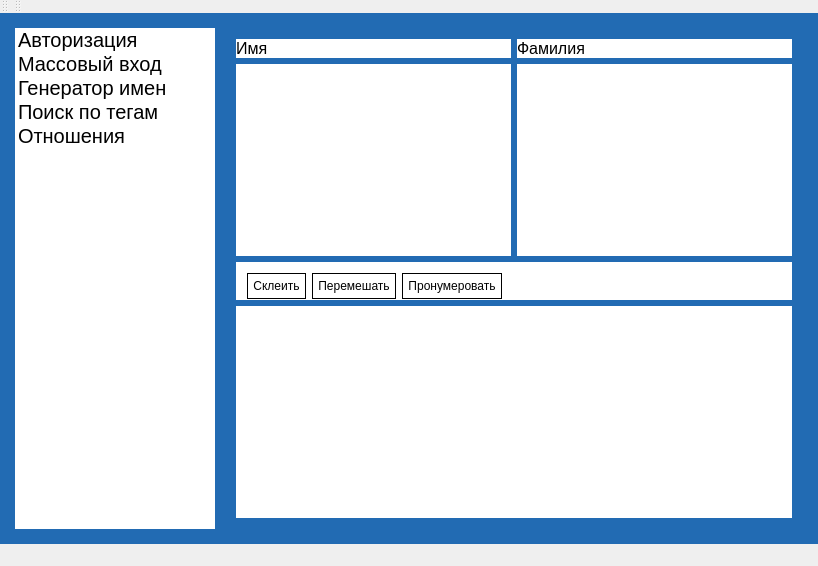
<?xml version="1.0" encoding="UTF-8"?>
<ui version="4.0">
 <class>InstaTools</class>
 <widget class="QMainWindow" name="InstaTools">
  <property name="geometry">
   <rect>
    <x>0</x>
    <y>0</y>
    <width>818</width>
    <height>566</height>
   </rect>
  </property>
  <property name="windowTitle">
   <string>InstaTools</string>
  </property>
  <property name="styleSheet">
   <string notr="true">QWidget
{
	border: 0px solid black;
}
QStackedWidget
{
	border: 0px solid black;
	color: rgb(0, 0, 0);
	background-color: rgba(255, 255, 255, 1.0);
}
QListWidget
{
	border: 0px solid black;
	color: rgb(0, 0, 0);
	background-color: rgba(255, 255, 255, 1.0);
}
QPlainTextEdit
{
	border: 0px solid black;
	color: rgb(0, 0, 0);
	background-color: rgba(255, 255, 255, 1.0);
}
QLineEdit
{
	padding: 5px;
	color: rgb(0, 0, 0);
	background-color: rgba(255, 255, 255, 1.0);
}
QLineEdit:focus
{
	border: 1px solid black;
}
QPushButton
{
	padding: 5px;
	border: 1px solid black;
	color: rgb(0, 0, 0);
	background-color: rgba(255, 255, 255, 1.0);
}
QPushButton:hover
{
	border: 2px solid black;
	background-color: rgba(34,107,179, 1.0);
	color: rgb(0, 0, 0);
}
QScrollBar:vertical {

  border-color: rgb(227, 227, 227);
  border-width: 1px;
  border-style: solid;

  background-color: rgb(240, 240, 240);
  width: 15px;
  margin: 21px 0 21px 0;
}

QScrollBar::handle:vertical {

  background-color: rgb(200, 200, 200);
  min-height: 25px;

}

 QScrollBar::add-line:vertical {
    border: 1px solid grey;
  background-color: rgb(241, 241, 241);
    height: 20px;
    subcontrol-position: bottom;
    subcontrol-origin: margin;
}

QScrollBar::sub-line:vertical {
    border: 1px solid grey;
    background-color: rgb(241, 241, 241);
    height: 20px;
    subcontrol-position: top;
    subcontrol-origin: margin;
}


  QScrollBar::add-page:vertical, QScrollBar::sub-page:vertical {
      background: none;
  }</string>
  </property>
  <widget class="QWidget" name="centralWidget">
   <property name="styleSheet">
    <string notr="true">background-color: rgb(34,107,179);</string>
   </property>
   <layout class="QHBoxLayout" name="horizontalLayout_2" stretch="0,3">
    <property name="spacing">
     <number>10</number>
    </property>
    <property name="leftMargin">
     <number>15</number>
    </property>
    <property name="topMargin">
     <number>15</number>
    </property>
    <property name="rightMargin">
     <number>15</number>
    </property>
    <property name="bottomMargin">
     <number>15</number>
    </property>
    <item>
     <widget class="QListWidget" name="lMenu">
      <property name="minimumSize">
       <size>
        <width>200</width>
        <height>0</height>
       </size>
      </property>
      <property name="maximumSize">
       <size>
        <width>200</width>
        <height>16777215</height>
       </size>
      </property>
      <property name="styleSheet">
       <string notr="true">background-color: rgba(255, 255, 255, 1.0);</string>
      </property>
      <item>
       <property name="text">
        <string>Авторизация</string>
       </property>
       <property name="font">
        <font>
         <pointsize>15</pointsize>
        </font>
       </property>
       <property name="textAlignment">
        <set>AlignLeading|AlignVCenter</set>
       </property>
      </item>
      <item>
       <property name="text">
        <string>Массовый вход</string>
       </property>
       <property name="font">
        <font>
         <pointsize>15</pointsize>
        </font>
       </property>
      </item>
      <item>
       <property name="text">
        <string>Генератор имен</string>
       </property>
       <property name="font">
        <font>
         <pointsize>15</pointsize>
        </font>
       </property>
      </item>
      <item>
       <property name="text">
        <string>Поиск по тегам</string>
       </property>
       <property name="font">
        <font>
         <pointsize>15</pointsize>
        </font>
       </property>
       <property name="textAlignment">
        <set>AlignLeading|AlignVCenter</set>
       </property>
      </item>
      <item>
       <property name="text">
        <string>Отношения</string>
       </property>
       <property name="font">
        <font>
         <pointsize>15</pointsize>
        </font>
       </property>
      </item>
     </widget>
    </item>
    <item>
     <widget class="QStackedWidget" name="swScreens">
      <property name="currentIndex">
       <number>2</number>
      </property>
      <widget class="QWidget" name="authPage">
       <layout class="QVBoxLayout" name="verticalLayout_2">
        <property name="spacing">
         <number>15</number>
        </property>
        <item>
         <spacer name="verticalSpacer">
          <property name="orientation">
           <enum>Qt::Vertical</enum>
          </property>
          <property name="sizeHint" stdset="0">
           <size>
            <width>20</width>
            <height>40</height>
           </size>
          </property>
         </spacer>
        </item>
        <item>
         <widget class="QWidget" name="verticalWidget" native="true">
          <property name="styleSheet">
           <string notr="true">background-color: rgba(255, 255, 255, 1.0);</string>
          </property>
          <layout class="QVBoxLayout" name="verticalLayout_4">
           <property name="leftMargin">
            <number>10</number>
           </property>
           <property name="topMargin">
            <number>10</number>
           </property>
           <property name="rightMargin">
            <number>10</number>
           </property>
           <property name="bottomMargin">
            <number>10</number>
           </property>
           <item>
            <widget class="QLabel" name="lAuthStatus1">
             <property name="font">
              <font>
               <pointsize>12</pointsize>
              </font>
             </property>
             <property name="text">
              <string>Войдите в свою учетную запись Instagram</string>
             </property>
             <property name="alignment">
              <set>Qt::AlignCenter</set>
             </property>
            </widget>
           </item>
           <item>
            <widget class="QLabel" name="lAuthStatus2">
             <property name="font">
              <font>
               <pointsize>10</pointsize>
              </font>
             </property>
             <property name="text">
              <string>Вы не авторизованны</string>
             </property>
             <property name="alignment">
              <set>Qt::AlignCenter</set>
             </property>
            </widget>
           </item>
          </layout>
         </widget>
        </item>
        <item>
         <widget class="QWidget" name="horizontalWidget" native="true">
          <property name="styleSheet">
           <string notr="true">background-color: rgba(255, 255, 255, 1.0);</string>
          </property>
          <layout class="QHBoxLayout" name="horizontalLayout" stretch="1,3,1">
           <property name="leftMargin">
            <number>10</number>
           </property>
           <property name="topMargin">
            <number>10</number>
           </property>
           <property name="rightMargin">
            <number>10</number>
           </property>
           <property name="bottomMargin">
            <number>10</number>
           </property>
           <item>
            <spacer name="horizontalSpacer">
             <property name="orientation">
              <enum>Qt::Horizontal</enum>
             </property>
             <property name="sizeHint" stdset="0">
              <size>
               <width>40</width>
               <height>20</height>
              </size>
             </property>
            </spacer>
           </item>
           <item>
            <widget class="QWidget" name="authFormWidget" native="true">
             <property name="minimumSize">
              <size>
               <width>150</width>
               <height>75</height>
              </size>
             </property>
             <property name="maximumSize">
              <size>
               <width>300</width>
               <height>300</height>
              </size>
             </property>
             <layout class="QVBoxLayout" name="verticalLayout_3">
              <property name="rightMargin">
               <number>1</number>
              </property>
              <property name="bottomMargin">
               <number>1</number>
              </property>
              <item>
               <widget class="QLineEdit" name="eLogin">
                <property name="font">
                 <font>
                  <pointsize>12</pointsize>
                 </font>
                </property>
                <property name="inputMask">
                 <string/>
                </property>
                <property name="placeholderText">
                 <string>Instagram username</string>
                </property>
               </widget>
              </item>
              <item>
               <widget class="QLineEdit" name="ePassword">
                <property name="font">
                 <font>
                  <pointsize>12</pointsize>
                 </font>
                </property>
                <property name="placeholderText">
                 <string>Instagram password</string>
                </property>
               </widget>
              </item>
              <item>
               <widget class="QPushButton" name="bAuth">
                <property name="font">
                 <font>
                  <pointsize>12</pointsize>
                 </font>
                </property>
                <property name="text">
                 <string>Войти</string>
                </property>
               </widget>
              </item>
             </layout>
            </widget>
           </item>
           <item>
            <spacer name="horizontalSpacer_2">
             <property name="orientation">
              <enum>Qt::Horizontal</enum>
             </property>
             <property name="sizeHint" stdset="0">
              <size>
               <width>40</width>
               <height>20</height>
              </size>
             </property>
            </spacer>
           </item>
          </layout>
         </widget>
        </item>
        <item>
         <spacer name="verticalSpacer_2">
          <property name="orientation">
           <enum>Qt::Vertical</enum>
          </property>
          <property name="sizeHint" stdset="0">
           <size>
            <width>20</width>
            <height>40</height>
           </size>
          </property>
         </spacer>
        </item>
       </layout>
      </widget>
      <widget class="QWidget" name="massPage">
       <layout class="QVBoxLayout" name="verticalLayout_18">
        <item>
         <layout class="QHBoxLayout" name="horizontalLayout_10">
          <property name="topMargin">
           <number>0</number>
          </property>
          <property name="rightMargin">
           <number>0</number>
          </property>
          <item>
           <layout class="QVBoxLayout" name="verticalLayout_17">
            <item>
             <widget class="QLabel" name="label_8">
              <property name="font">
               <font>
                <pointsize>12</pointsize>
               </font>
              </property>
              <property name="styleSheet">
               <string notr="true">background-color: rgba(255, 255, 255, 1.0);</string>
              </property>
              <property name="text">
               <string>Логин данные</string>
              </property>
             </widget>
            </item>
            <item>
             <widget class="QPlainTextEdit" name="pteLoginDataList">
              <property name="styleSheet">
               <string notr="true">background-color: rgba(255, 255, 255, 1.0);</string>
              </property>
             </widget>
            </item>
           </layout>
          </item>
          <item>
           <layout class="QVBoxLayout" name="verticalLayout_19">
            <property name="rightMargin">
             <number>0</number>
            </property>
            <item>
             <widget class="QLabel" name="label_9">
              <property name="font">
               <font>
                <pointsize>12</pointsize>
               </font>
              </property>
              <property name="styleSheet">
               <string notr="true">background-color: rgba(255, 255, 255, 1.0);</string>
              </property>
              <property name="text">
               <string>Токены</string>
              </property>
             </widget>
            </item>
            <item>
             <widget class="QPlainTextEdit" name="pteTokenList">
              <property name="styleSheet">
               <string notr="true">background-color: rgba(255, 255, 255, 1.0);</string>
              </property>
             </widget>
            </item>
           </layout>
          </item>
         </layout>
        </item>
        <item>
         <widget class="QWidget" name="horizontalWidget_4" native="true">
          <property name="styleSheet">
           <string notr="true">background-color: rgba(255, 255, 255, 1.0);</string>
          </property>
          <layout class="QHBoxLayout" name="horizontalLayout_11">
           <property name="topMargin">
            <number>1</number>
           </property>
           <item>
            <widget class="QPushButton" name="bMassAuth">
             <property name="text">
              <string>Авторизовать список аккаунтов</string>
             </property>
            </widget>
           </item>
           <item>
            <widget class="QPushButton" name="pushButton_2">
             <property name="text">
              <string>PushButton</string>
             </property>
            </widget>
           </item>
          </layout>
         </widget>
        </item>
       </layout>
      </widget>
      <widget class="QWidget" name="genPage">
       <layout class="QVBoxLayout" name="verticalLayout_14">
        <item>
         <layout class="QHBoxLayout" name="horizontalLayout_8">
          <item>
           <layout class="QVBoxLayout" name="verticalLayout_15">
            <property name="rightMargin">
             <number>0</number>
            </property>
            <item>
             <widget class="QLabel" name="label_2">
              <property name="font">
               <font>
                <pointsize>12</pointsize>
               </font>
              </property>
              <property name="styleSheet">
               <string notr="true">background-color: rgba(255, 255, 255, 1.0);</string>
              </property>
              <property name="text">
               <string>Имя</string>
              </property>
             </widget>
            </item>
            <item>
             <widget class="QPlainTextEdit" name="pteListLNames">
              <property name="styleSheet">
               <string notr="true">background-color: rgba(255, 255, 255, 1.0);</string>
              </property>
             </widget>
            </item>
           </layout>
          </item>
          <item>
           <layout class="QVBoxLayout" name="verticalLayout_16">
            <property name="rightMargin">
             <number>0</number>
            </property>
            <item>
             <widget class="QLabel" name="label_7">
              <property name="font">
               <font>
                <pointsize>12</pointsize>
               </font>
              </property>
              <property name="styleSheet">
               <string notr="true">background-color: rgba(255, 255, 255, 1.0);</string>
              </property>
              <property name="text">
               <string>Фамилия</string>
              </property>
             </widget>
            </item>
            <item>
             <widget class="QPlainTextEdit" name="pteListNames">
              <property name="styleSheet">
               <string notr="true">background-color: rgba(255, 255, 255, 1.0);</string>
              </property>
             </widget>
            </item>
           </layout>
          </item>
         </layout>
        </item>
        <item>
         <widget class="QWidget" name="horizontalWidget_3" native="true">
          <property name="styleSheet">
           <string notr="true">background-color: rgba(255, 255, 255, 1.0);</string>
          </property>
          <layout class="QHBoxLayout" name="horizontalLayout_9">
           <property name="bottomMargin">
            <number>1</number>
           </property>
           <item>
            <widget class="QPushButton" name="bAddNameToLName">
             <property name="text">
              <string>Склеить</string>
             </property>
            </widget>
           </item>
           <item>
            <widget class="QPushButton" name="bShuffle">
             <property name="text">
              <string>Перемешать</string>
             </property>
            </widget>
           </item>
           <item>
            <widget class="QPushButton" name="bAddNumeric">
             <property name="text">
              <string>Пронумеровать</string>
             </property>
            </widget>
           </item>
           <item>
            <widget class="QLineEdit" name="eCountNumeric"/>
           </item>
          </layout>
         </widget>
        </item>
        <item>
         <widget class="QPlainTextEdit" name="pteNamesAndLNames">
          <property name="styleSheet">
           <string notr="true">background-color: rgba(255, 255, 255, 1.0);</string>
          </property>
         </widget>
        </item>
       </layout>
      </widget>
      <widget class="QWidget" name="tagsPage">
       <layout class="QVBoxLayout" name="verticalLayout">
        <item>
         <widget class="QLabel" name="label">
          <property name="font">
           <font>
            <pointsize>12</pointsize>
           </font>
          </property>
          <property name="styleSheet">
           <string notr="true">background-color: rgba(255, 255, 255, 1.0);
</string>
          </property>
          <property name="text">
           <string>Введите список тегов для поиска</string>
          </property>
         </widget>
        </item>
        <item>
         <widget class="QPlainTextEdit" name="pteTagsForSearch">
          <property name="styleSheet">
           <string notr="true">background-color: rgba(255, 255, 255, 1.0);</string>
          </property>
         </widget>
        </item>
        <item>
         <widget class="QWidget" name="horizontalWidget" native="true">
          <property name="styleSheet">
           <string notr="true">background-color: rgba(255, 255, 255, 1.0);</string>
          </property>
          <layout class="QHBoxLayout" name="horizontalLayout_3">
           <property name="spacing">
            <number>10</number>
           </property>
           <property name="leftMargin">
            <number>1</number>
           </property>
           <property name="rightMargin">
            <number>1</number>
           </property>
           <property name="bottomMargin">
            <number>1</number>
           </property>
           <item>
            <widget class="QPushButton" name="bReloadHot">
             <property name="font">
              <font>
               <pointsize>12</pointsize>
              </font>
             </property>
             <property name="styleSheet">
              <string notr="true"/>
             </property>
             <property name="text">
              <string>Найти материалы</string>
             </property>
            </widget>
           </item>
           <item>
            <widget class="QLabel" name="lCountTags">
             <property name="font">
              <font>
               <pointsize>10</pointsize>
               <weight>75</weight>
               <bold>true</bold>
              </font>
             </property>
             <property name="text">
              <string>Считано: 0</string>
             </property>
            </widget>
           </item>
           <item>
            <widget class="QLabel" name="lCountMedia">
             <property name="font">
              <font>
               <pointsize>10</pointsize>
               <weight>75</weight>
               <bold>true</bold>
              </font>
             </property>
             <property name="text">
              <string>Загружено: 0</string>
             </property>
            </widget>
           </item>
          </layout>
         </widget>
        </item>
        <item>
         <layout class="QHBoxLayout" name="tagsLayout">
          <item>
           <layout class="QVBoxLayout" name="verticalLayout_5">
            <property name="topMargin">
             <number>5</number>
            </property>
            <property name="rightMargin">
             <number>0</number>
            </property>
            <item>
             <widget class="QLabel" name="lMediaIdsHot">
              <property name="font">
               <font>
                <pointsize>12</pointsize>
               </font>
              </property>
              <property name="styleSheet">
               <string notr="true">background-color: rgba(255, 255, 255, 1.0);</string>
              </property>
              <property name="text">
               <string>Media IDs</string>
              </property>
              <property name="alignment">
               <set>Qt::AlignCenter</set>
              </property>
             </widget>
            </item>
            <item>
             <widget class="QPlainTextEdit" name="pteMediaIdsHot">
              <property name="styleSheet">
               <string notr="true">background-color: rgba(255, 255, 255, 1.0);</string>
              </property>
              <property name="readOnly">
               <bool>true</bool>
              </property>
             </widget>
            </item>
           </layout>
          </item>
          <item>
           <layout class="QVBoxLayout" name="verticalLayout_6">
            <property name="topMargin">
             <number>5</number>
            </property>
            <property name="rightMargin">
             <number>0</number>
            </property>
            <item>
             <widget class="QLabel" name="lUsernamesHot">
              <property name="font">
               <font>
                <pointsize>12</pointsize>
               </font>
              </property>
              <property name="styleSheet">
               <string notr="true">background-color: rgba(255, 255, 255, 1.0);</string>
              </property>
              <property name="text">
               <string>Usernames</string>
              </property>
              <property name="alignment">
               <set>Qt::AlignCenter</set>
              </property>
             </widget>
            </item>
            <item>
             <widget class="QPlainTextEdit" name="pteUsernamesHot">
              <property name="styleSheet">
               <string notr="true">background-color: rgba(255, 255, 255, 1.0);</string>
              </property>
              <property name="readOnly">
               <bool>true</bool>
              </property>
             </widget>
            </item>
           </layout>
          </item>
          <item>
           <layout class="QVBoxLayout" name="verticalLayout_7">
            <property name="topMargin">
             <number>5</number>
            </property>
            <property name="rightMargin">
             <number>0</number>
            </property>
            <item>
             <widget class="QLabel" name="lIdsHot">
              <property name="font">
               <font>
                <pointsize>12</pointsize>
               </font>
              </property>
              <property name="styleSheet">
               <string notr="true">background-color: rgba(255, 255, 255, 1.0);</string>
              </property>
              <property name="text">
               <string>User IDs</string>
              </property>
              <property name="alignment">
               <set>Qt::AlignCenter</set>
              </property>
             </widget>
            </item>
            <item>
             <widget class="QPlainTextEdit" name="pteIdsHot">
              <property name="contextMenuPolicy">
               <enum>Qt::CustomContextMenu</enum>
              </property>
              <property name="styleSheet">
               <string notr="true">background-color: rgba(255, 255, 255, 1.0);</string>
              </property>
              <property name="readOnly">
               <bool>true</bool>
              </property>
             </widget>
            </item>
           </layout>
          </item>
         </layout>
        </item>
       </layout>
      </widget>
      <widget class="QWidget" name="relationPage">
       <layout class="QVBoxLayout" name="verticalLayout_8" stretch="0,1">
        <item>
         <layout class="QHBoxLayout" name="horizontalLayout_12" stretch="1,3">
          <property name="topMargin">
           <number>0</number>
          </property>
          <item>
           <widget class="QWidget" name="verticalWidget_11" native="true">
            <layout class="QVBoxLayout" name="verticalLayout_20">
             <property name="topMargin">
              <number>1</number>
             </property>
             <item>
              <spacer name="verticalSpacer_3">
               <property name="orientation">
                <enum>Qt::Vertical</enum>
               </property>
               <property name="sizeHint" stdset="0">
                <size>
                 <width>20</width>
                 <height>40</height>
                </size>
               </property>
              </spacer>
             </item>
             <item>
              <widget class="QWidget" name="horizontalWidget_2" native="true">
               <property name="styleSheet">
                <string notr="true">background-color: rgba(255, 255, 255, 1.0);</string>
               </property>
               <layout class="QHBoxLayout" name="horizontalLayout_6">
                <property name="bottomMargin">
                 <number>1</number>
                </property>
                <item>
                 <widget class="QPushButton" name="bLoadFollowList">
                  <property name="text">
                   <string>Загрузить списки</string>
                  </property>
                 </widget>
                </item>
                <item>
                 <widget class="QPushButton" name="bConts">
                  <property name="text">
                   <string>Взаимные подписки</string>
                  </property>
                 </widget>
                </item>
               </layout>
              </widget>
             </item>
             <item>
              <widget class="QWidget" name="horizontalWidget_2" native="true">
               <property name="styleSheet">
                <string notr="true">background-color: rgba(255, 255, 255, 1.0);</string>
               </property>
               <layout class="QHBoxLayout" name="horizontalLayout_7">
                <property name="bottomMargin">
                 <number>1</number>
                </property>
                <item>
                 <widget class="QPushButton" name="bOthersFollows">
                  <property name="text">
                   <string>Невзаимные подписки</string>
                  </property>
                 </widget>
                </item>
                <item>
                 <widget class="QPushButton" name="bOthersFollowers">
                  <property name="text">
                   <string>Невзаимные подписчики</string>
                  </property>
                 </widget>
                </item>
               </layout>
              </widget>
             </item>
            </layout>
           </widget>
          </item>
          <item>
           <widget class="QListWidget" name="lwRelTokenList">
            <property name="minimumSize">
             <size>
              <width>200</width>
              <height>0</height>
             </size>
            </property>
            <property name="maximumSize">
             <size>
              <width>200</width>
              <height>16777215</height>
             </size>
            </property>
            <property name="styleSheet">
             <string notr="true">background-color: rgba(255, 255, 255, 1.0);</string>
            </property>
           </widget>
          </item>
         </layout>
        </item>
        <item>
         <layout class="QHBoxLayout" name="horizontalLayout_4">
          <property name="rightMargin">
           <number>0</number>
          </property>
          <item>
           <layout class="QVBoxLayout" name="verticalLayout_11">
            <item>
             <widget class="QLabel" name="lFollowers">
              <property name="font">
               <font>
                <pointsize>12</pointsize>
               </font>
              </property>
              <property name="styleSheet">
               <string notr="true">background-color: rgba(255, 255, 255, 1.0);</string>
              </property>
              <property name="text">
               <string>Usename Подписчиков</string>
              </property>
             </widget>
            </item>
            <item>
             <widget class="QPlainTextEdit" name="pteFollowersUsername">
              <property name="styleSheet">
               <string notr="true">background-color: rgba(255, 255, 255, 1.0);</string>
              </property>
             </widget>
            </item>
            <item>
             <widget class="QLabel" name="label_3">
              <property name="font">
               <font>
                <pointsize>12</pointsize>
               </font>
              </property>
              <property name="styleSheet">
               <string notr="true">background-color: rgba(255, 255, 255, 1.0);</string>
              </property>
              <property name="text">
               <string>ID Подписчиков</string>
              </property>
             </widget>
            </item>
            <item>
             <widget class="QPlainTextEdit" name="pteFollowersId">
              <property name="styleSheet">
               <string notr="true">background-color: rgba(255, 255, 255, 1.0);</string>
              </property>
             </widget>
            </item>
           </layout>
          </item>
          <item>
           <layout class="QVBoxLayout" name="verticalLayout_12">
            <item>
             <widget class="QLabel" name="lFollows">
              <property name="font">
               <font>
                <pointsize>12</pointsize>
               </font>
              </property>
              <property name="styleSheet">
               <string notr="true">background-color: rgba(255, 255, 255, 1.0);</string>
              </property>
              <property name="text">
               <string>Username Подписок</string>
              </property>
             </widget>
            </item>
            <item>
             <widget class="QPlainTextEdit" name="pteFollowsUsername">
              <property name="styleSheet">
               <string notr="true">background-color: rgba(255, 255, 255, 1.0);</string>
              </property>
             </widget>
            </item>
            <item>
             <widget class="QLabel" name="label_4">
              <property name="font">
               <font>
                <pointsize>12</pointsize>
               </font>
              </property>
              <property name="styleSheet">
               <string notr="true">background-color: rgba(255, 255, 255, 1.0);</string>
              </property>
              <property name="text">
               <string>ID Подписок</string>
              </property>
             </widget>
            </item>
            <item>
             <widget class="QPlainTextEdit" name="pteFollowsId">
              <property name="styleSheet">
               <string notr="true">background-color: rgba(255, 255, 255, 1.0);</string>
              </property>
             </widget>
            </item>
           </layout>
          </item>
          <item>
           <layout class="QVBoxLayout" name="verticalLayout_13">
            <item>
             <widget class="QLabel" name="label_5">
              <property name="font">
               <font>
                <pointsize>12</pointsize>
               </font>
              </property>
              <property name="styleSheet">
               <string notr="true">background-color: rgba(255, 255, 255, 1.0);</string>
              </property>
              <property name="text">
               <string>Результат</string>
              </property>
             </widget>
            </item>
            <item>
             <widget class="QPlainTextEdit" name="pteResultUsername">
              <property name="styleSheet">
               <string notr="true">background-color: rgba(255, 255, 255, 1.0);</string>
              </property>
             </widget>
            </item>
            <item>
             <widget class="QLabel" name="label_6">
              <property name="font">
               <font>
                <pointsize>12</pointsize>
               </font>
              </property>
              <property name="styleSheet">
               <string notr="true">background-color: rgba(255, 255, 255, 1.0);</string>
              </property>
              <property name="text">
               <string>Результат</string>
              </property>
             </widget>
            </item>
            <item>
             <widget class="QPlainTextEdit" name="pteResultId">
              <property name="styleSheet">
               <string notr="true">background-color: rgba(255, 255, 255, 1.0);</string>
              </property>
             </widget>
            </item>
           </layout>
          </item>
         </layout>
        </item>
       </layout>
      </widget>
     </widget>
    </item>
   </layout>
  </widget>
  <widget class="QMenuBar" name="menuBar">
   <property name="geometry">
    <rect>
     <x>0</x>
     <y>0</y>
     <width>818</width>
     <height>21</height>
    </rect>
   </property>
  </widget>
  <widget class="QToolBar" name="mainToolBar">
   <attribute name="toolBarArea">
    <enum>TopToolBarArea</enum>
   </attribute>
   <attribute name="toolBarBreak">
    <bool>false</bool>
   </attribute>
  </widget>
  <widget class="QStatusBar" name="statusBar"/>
  <widget class="QToolBar" name="toolBar">
   <property name="windowTitle">
    <string>toolBar</string>
   </property>
   <attribute name="toolBarArea">
    <enum>TopToolBarArea</enum>
   </attribute>
   <attribute name="toolBarBreak">
    <bool>false</bool>
   </attribute>
  </widget>
  <action name="aDeleteDual">
   <property name="text">
    <string>Убрать совпадающие</string>
   </property>
   <property name="toolTip">
    <string>Убирает совпадения из списка</string>
   </property>
  </action>
 </widget>
 <layoutdefault spacing="6" margin="11"/>
 <resources/>
 <connections/>
</ui>
